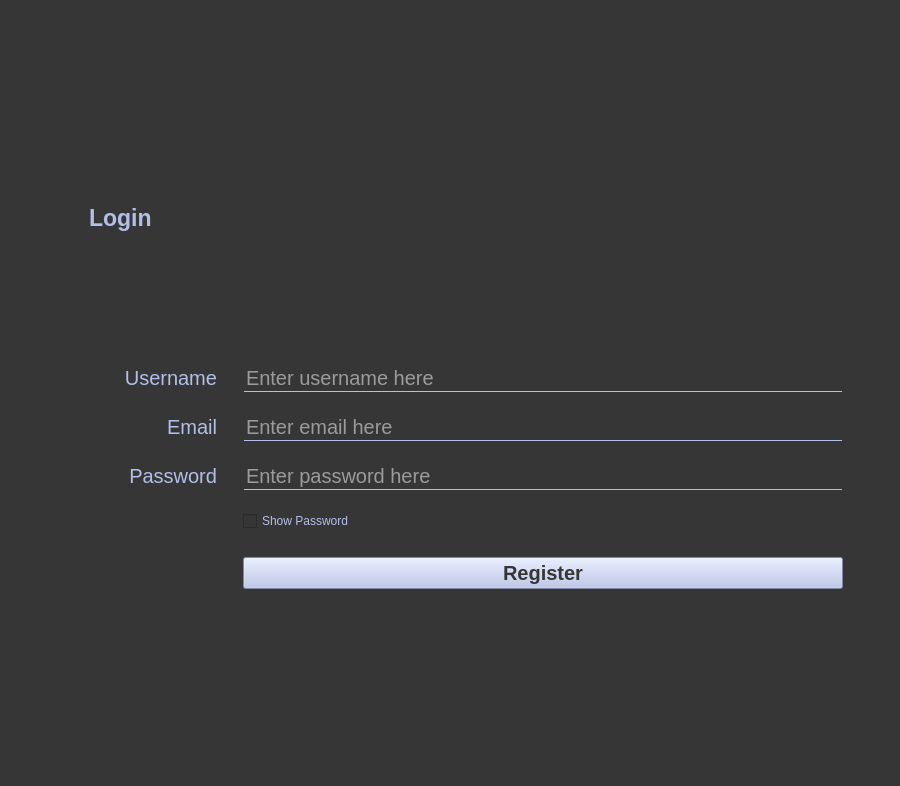
<?xml version="1.0" encoding="UTF-8"?>
<ui version="4.0">
 <class>MainWindow</class>
 <widget class="QMainWindow" name="MainWindow">
  <property name="geometry">
   <rect>
    <x>0</x>
    <y>0</y>
    <width>900</width>
    <height>786</height>
   </rect>
  </property>
  <property name="windowTitle">
   <string>MainWindow</string>
  </property>
  <property name="styleSheet">
   <string notr="true">background-color: rgb(54, 54, 54);</string>
  </property>
  <widget class="QWidget" name="centralwidget">
   <layout class="QGridLayout" name="gridLayout">
    <property name="leftMargin">
     <number>20</number>
    </property>
    <property name="topMargin">
     <number>30</number>
    </property>
    <property name="rightMargin">
     <number>20</number>
    </property>
    <property name="bottomMargin">
     <number>20</number>
    </property>
    <item row="7" column="4" colspan="3">
     <widget class="QLabel" name="lbl_uname">
      <property name="sizePolicy">
       <sizepolicy hsizetype="Ignored" vsizetype="Maximum">
        <horstretch>0</horstretch>
        <verstretch>0</verstretch>
       </sizepolicy>
      </property>
      <property name="styleSheet">
       <string notr="true">font-size: 15pt; color: rgb(179, 191, 232); font-weight: DemiBold;</string>
      </property>
      <property name="text">
       <string>&lt;html&gt;&lt;head/&gt;&lt;body&gt;&lt;p align=&quot;right&quot;&gt;Username&lt;/p&gt;&lt;/body&gt;&lt;/html&gt;</string>
      </property>
      <property name="scaledContents">
       <bool>true</bool>
      </property>
     </widget>
    </item>
    <item row="16" column="1">
     <spacer name="verticalSpacer">
      <property name="orientation">
       <enum>Qt::Vertical</enum>
      </property>
      <property name="sizeType">
       <enum>QSizePolicy::Expanding</enum>
      </property>
      <property name="sizeHint" stdset="0">
       <size>
        <width>20</width>
        <height>40</height>
       </size>
      </property>
     </spacer>
    </item>
    <item row="2" column="3" colspan="4">
     <widget class="QLabel" name="lbl_backtologin_txt">
      <property name="sizePolicy">
       <sizepolicy hsizetype="Ignored" vsizetype="Maximum">
        <horstretch>0</horstretch>
        <verstretch>0</verstretch>
       </sizepolicy>
      </property>
      <property name="cursor">
       <cursorShape>PointingHandCursor</cursorShape>
      </property>
      <property name="styleSheet">
       <string notr="true">font-size: 17pt; color: rgb(179, 191, 232); font-weight: Bold;</string>
      </property>
      <property name="text">
       <string>&lt;html&gt;&lt;head/&gt;&lt;body&gt;&lt;p&gt;Login&lt;/p&gt;&lt;/body&gt;&lt;/html&gt;</string>
      </property>
      <property name="scaledContents">
       <bool>true</bool>
      </property>
     </widget>
    </item>
    <item row="1" column="11">
     <spacer name="horizontalSpacer_2">
      <property name="orientation">
       <enum>Qt::Horizontal</enum>
      </property>
      <property name="sizeType">
       <enum>QSizePolicy::Expanding</enum>
      </property>
      <property name="sizeHint" stdset="0">
       <size>
        <width>40</width>
        <height>20</height>
       </size>
      </property>
     </spacer>
    </item>
    <item row="1" column="8">
     <spacer name="horizontalSpacer_6">
      <property name="orientation">
       <enum>Qt::Horizontal</enum>
      </property>
      <property name="sizeType">
       <enum>QSizePolicy::Fixed</enum>
      </property>
      <property name="sizeHint" stdset="0">
       <size>
        <width>20</width>
        <height>20</height>
       </size>
      </property>
     </spacer>
    </item>
    <item row="11" column="10">
     <widget class="QLineEdit" name="inp_pwd">
      <property name="styleSheet">
       <string notr="true">border-width: 1px; border-style: solid; border-color: rgb(54, 54, 54) rgb(54, 54, 54) rgb(179, 191, 232) rgb(54, 54, 54);
color: white;
font-size: 15pt;
</string>
      </property>
      <property name="echoMode">
       <enum>QLineEdit::Password</enum>
      </property>
      <property name="placeholderText">
       <string>Enter password here</string>
      </property>
     </widget>
    </item>
    <item row="1" column="10">
     <spacer name="horizontalSpacer_3">
      <property name="orientation">
       <enum>Qt::Horizontal</enum>
      </property>
      <property name="sizeType">
       <enum>QSizePolicy::Fixed</enum>
      </property>
      <property name="sizeHint" stdset="0">
       <size>
        <width>600</width>
        <height>20</height>
       </size>
      </property>
     </spacer>
    </item>
    <item row="8" column="11">
     <spacer name="verticalSpacer_5">
      <property name="orientation">
       <enum>Qt::Vertical</enum>
      </property>
      <property name="sizeType">
       <enum>QSizePolicy::Fixed</enum>
      </property>
      <property name="sizeHint" stdset="0">
       <size>
        <width>20</width>
        <height>15</height>
       </size>
      </property>
     </spacer>
    </item>
    <item row="1" column="5">
     <spacer name="horizontalSpacer_4">
      <property name="orientation">
       <enum>Qt::Horizontal</enum>
      </property>
      <property name="sizeType">
       <enum>QSizePolicy::Fixed</enum>
      </property>
      <property name="sizeHint" stdset="0">
       <size>
        <width>70</width>
        <height>20</height>
       </size>
      </property>
     </spacer>
    </item>
    <item row="12" column="11">
     <spacer name="verticalSpacer_8">
      <property name="orientation">
       <enum>Qt::Vertical</enum>
      </property>
      <property name="sizeType">
       <enum>QSizePolicy::Fixed</enum>
      </property>
      <property name="sizeHint" stdset="0">
       <size>
        <width>20</width>
        <height>15</height>
       </size>
      </property>
     </spacer>
    </item>
    <item row="7" column="10">
     <widget class="QLineEdit" name="inp_uname">
      <property name="styleSheet">
       <string notr="true">border-width: 1px; border-style: solid; border-color: rgb(54, 54, 54) rgb(54, 54, 54) rgb(179, 191, 232) rgb(54, 54, 54);
color: white;
font-size: 15pt;
</string>
      </property>
      <property name="placeholderText">
       <string>Enter username here</string>
      </property>
     </widget>
    </item>
    <item row="10" column="11">
     <spacer name="verticalSpacer_6">
      <property name="orientation">
       <enum>Qt::Vertical</enum>
      </property>
      <property name="sizeType">
       <enum>QSizePolicy::Fixed</enum>
      </property>
      <property name="sizeHint" stdset="0">
       <size>
        <width>20</width>
        <height>15</height>
       </size>
      </property>
     </spacer>
    </item>
    <item row="15" column="10">
     <widget class="QPushButton" name="btn_register">
      <property name="cursor">
       <cursorShape>PointingHandCursor</cursorShape>
      </property>
      <property name="styleSheet">
       <string notr="true">font-size: 15pt; background-color: rgb(179, 191, 232); font-weight: Bold;
color: rgb(54, 54, 54);
</string>
      </property>
      <property name="text">
       <string>Register</string>
      </property>
     </widget>
    </item>
    <item row="5" column="10">
     <widget class="QLabel" name="lbl_register_feedback">
      <property name="sizePolicy">
       <sizepolicy hsizetype="Preferred" vsizetype="Ignored">
        <horstretch>0</horstretch>
        <verstretch>0</verstretch>
       </sizepolicy>
      </property>
      <property name="styleSheet">
       <string notr="true">font-size: 9pt; color: rgb(179, 191, 232); font-weight: DemiBold;</string>
      </property>
      <property name="text">
       <string/>
      </property>
      <property name="scaledContents">
       <bool>true</bool>
      </property>
     </widget>
    </item>
    <item row="11" column="4" colspan="3">
     <widget class="QLabel" name="lbl_pwd">
      <property name="sizePolicy">
       <sizepolicy hsizetype="Ignored" vsizetype="Maximum">
        <horstretch>0</horstretch>
        <verstretch>0</verstretch>
       </sizepolicy>
      </property>
      <property name="styleSheet">
       <string notr="true">font-size: 15pt; color: rgb(179, 191, 232); font-weight: DemiBold;</string>
      </property>
      <property name="text">
       <string>&lt;html&gt;&lt;head/&gt;&lt;body&gt;&lt;p align=&quot;right&quot;&gt;Password&lt;/p&gt;&lt;/body&gt;&lt;/html&gt;</string>
      </property>
      <property name="scaledContents">
       <bool>true</bool>
      </property>
     </widget>
    </item>
    <item row="14" column="11">
     <spacer name="verticalSpacer_9">
      <property name="orientation">
       <enum>Qt::Vertical</enum>
      </property>
      <property name="sizeType">
       <enum>QSizePolicy::Fixed</enum>
      </property>
      <property name="sizeHint" stdset="0">
       <size>
        <width>20</width>
        <height>20</height>
       </size>
      </property>
     </spacer>
    </item>
    <item row="9" column="10">
     <widget class="QLineEdit" name="inp_email">
      <property name="styleSheet">
       <string notr="true">border-width: 1px; border-style: solid; border-color: rgb(54, 54, 54) rgb(54, 54, 54) rgb(179, 191, 232) rgb(54, 54, 54);
color: white;
font-size: 15pt;
</string>
      </property>
      <property name="placeholderText">
       <string>Enter email here</string>
      </property>
     </widget>
    </item>
    <item row="7" column="1">
     <spacer name="horizontalSpacer">
      <property name="orientation">
       <enum>Qt::Horizontal</enum>
      </property>
      <property name="sizeType">
       <enum>QSizePolicy::Fixed</enum>
      </property>
      <property name="sizeHint" stdset="0">
       <size>
        <width>20</width>
        <height>20</height>
       </size>
      </property>
     </spacer>
    </item>
    <item row="1" column="6">
     <spacer name="horizontalSpacer_5">
      <property name="orientation">
       <enum>Qt::Horizontal</enum>
      </property>
      <property name="sizeType">
       <enum>QSizePolicy::Fixed</enum>
      </property>
      <property name="sizeHint" stdset="0">
       <size>
        <width>40</width>
        <height>20</height>
       </size>
      </property>
     </spacer>
    </item>
    <item row="9" column="4" colspan="3">
     <widget class="QLabel" name="lbl_email">
      <property name="sizePolicy">
       <sizepolicy hsizetype="Ignored" vsizetype="Maximum">
        <horstretch>0</horstretch>
        <verstretch>0</verstretch>
       </sizepolicy>
      </property>
      <property name="styleSheet">
       <string notr="true">font-size: 15pt; color: rgb(179, 191, 232); font-weight: DemiBold;</string>
      </property>
      <property name="text">
       <string>&lt;html&gt;&lt;head/&gt;&lt;body&gt;&lt;p align=&quot;right&quot;&gt;Email&lt;/p&gt;&lt;/body&gt;&lt;/html&gt;</string>
      </property>
      <property name="scaledContents">
       <bool>true</bool>
      </property>
     </widget>
    </item>
    <item row="6" column="11">
     <spacer name="verticalSpacer_4">
      <property name="orientation">
       <enum>Qt::Vertical</enum>
      </property>
      <property name="sizeType">
       <enum>QSizePolicy::Fixed</enum>
      </property>
      <property name="sizeHint" stdset="0">
       <size>
        <width>20</width>
        <height>20</height>
       </size>
      </property>
     </spacer>
    </item>
    <item row="2" column="1" colspan="2">
     <widget class="QLabel" name="lbl_backtologin_logo">
      <property name="sizePolicy">
       <sizepolicy hsizetype="Ignored" vsizetype="Maximum">
        <horstretch>0</horstretch>
        <verstretch>0</verstretch>
       </sizepolicy>
      </property>
      <property name="cursor">
       <cursorShape>PointingHandCursor</cursorShape>
      </property>
      <property name="styleSheet">
       <string notr="true">font-size: 17pt; color: rgb(179, 191, 232); font-weight: Bold;</string>
      </property>
      <property name="text">
       <string>&lt;html&gt;&lt;head/&gt;&lt;body&gt;&lt;p&gt;&lt;img src=&quot;:/backicon/img/backicon.png&quot;/&gt;&lt;/p&gt;&lt;/body&gt;&lt;/html&gt;</string>
      </property>
      <property name="scaledContents">
       <bool>true</bool>
      </property>
     </widget>
    </item>
    <item row="3" column="11">
     <spacer name="verticalSpacer_7">
      <property name="orientation">
       <enum>Qt::Vertical</enum>
      </property>
      <property name="sizeType">
       <enum>QSizePolicy::Fixed</enum>
      </property>
      <property name="sizeHint" stdset="0">
       <size>
        <width>20</width>
        <height>40</height>
       </size>
      </property>
     </spacer>
    </item>
    <item row="2" column="0">
     <spacer name="horizontalSpacer_7">
      <property name="orientation">
       <enum>Qt::Horizontal</enum>
      </property>
      <property name="sizeHint" stdset="0">
       <size>
        <width>40</width>
        <height>20</height>
       </size>
      </property>
     </spacer>
    </item>
    <item row="0" column="1">
     <spacer name="verticalSpacer_2">
      <property name="orientation">
       <enum>Qt::Vertical</enum>
      </property>
      <property name="sizeType">
       <enum>QSizePolicy::Expanding</enum>
      </property>
      <property name="sizeHint" stdset="0">
       <size>
        <width>20</width>
        <height>20</height>
       </size>
      </property>
     </spacer>
    </item>
    <item row="5" column="11">
     <spacer name="verticalSpacer_3">
      <property name="orientation">
       <enum>Qt::Vertical</enum>
      </property>
      <property name="sizeType">
       <enum>QSizePolicy::Fixed</enum>
      </property>
      <property name="sizeHint" stdset="0">
       <size>
        <width>20</width>
        <height>40</height>
       </size>
      </property>
     </spacer>
    </item>
    <item row="13" column="10">
     <widget class="QCheckBox" name="cbox_showpwd">
      <property name="cursor">
       <cursorShape>PointingHandCursor</cursorShape>
      </property>
      <property name="styleSheet">
       <string notr="true">font-size: 9pt; color: rgb(179, 191, 232); font-weight: DemiBold;</string>
      </property>
      <property name="text">
       <string>Show Password</string>
      </property>
     </widget>
    </item>
    <item row="3" column="10">
     <widget class="QLabel" name="label_2">
      <property name="sizePolicy">
       <sizepolicy hsizetype="Ignored" vsizetype="Maximum">
        <horstretch>0</horstretch>
        <verstretch>0</verstretch>
       </sizepolicy>
      </property>
      <property name="text">
       <string>&lt;html&gt;&lt;head/&gt;&lt;body&gt;&lt;p align=&quot;center&quot;&gt;&lt;img src=&quot;:/backicon/img/logo.png&quot;/&gt;&lt;/p&gt;&lt;/body&gt;&lt;/html&gt;</string>
      </property>
     </widget>
    </item>
    <item row="4" column="11">
     <spacer name="verticalSpacer_10">
      <property name="orientation">
       <enum>Qt::Vertical</enum>
      </property>
      <property name="sizeType">
       <enum>QSizePolicy::Fixed</enum>
      </property>
      <property name="sizeHint" stdset="0">
       <size>
        <width>15</width>
        <height>15</height>
       </size>
      </property>
     </spacer>
    </item>
   </layout>
  </widget>
  <widget class="QMenuBar" name="menubar">
   <property name="geometry">
    <rect>
     <x>0</x>
     <y>0</y>
     <width>900</width>
     <height>26</height>
    </rect>
   </property>
  </widget>
  <widget class="QStatusBar" name="statusbar"/>
 </widget>
 <resources>
  <include location="registerres.qrc"/>
 </resources>
 <connections/>
</ui>
